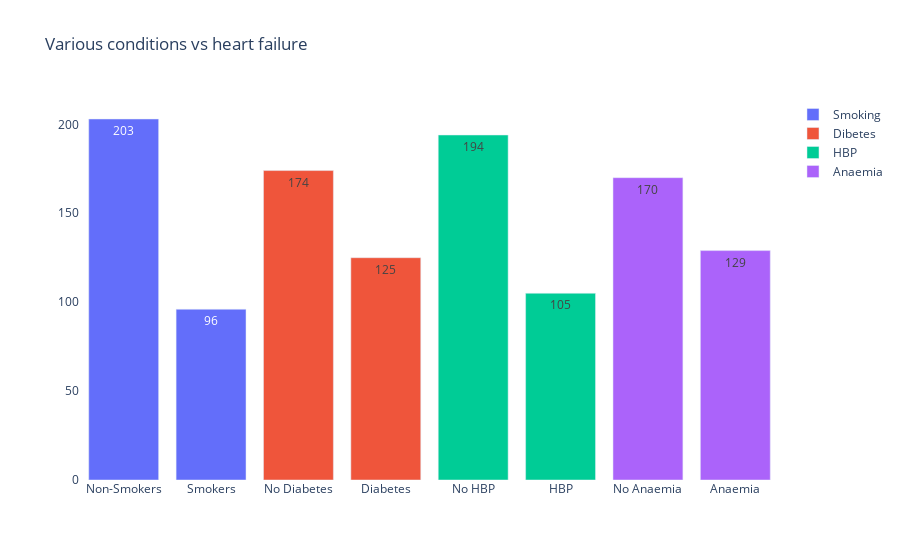

Notebook cell for this chart:
### Markdown cell above
Survival rate for smoker and non-smoker heart failure person age between 50 to 65 is high.
Surprisely, non-smoking fatalities are higher compared to smoking heart failure person (203 vs 96, about double)

### Code cell
label1 = ['Non-Smokers','Smokers']
sm_yes = med_data[med_data['smoking']==1]
sm_no = med_data[med_data['smoking']==0]
value1 = [len(sm_no), len(sm_yes)]

label2 = ['No Diabetes','Diabetes']
d_yes = med_data[med_data['diabetes']==1]
d_no = med_data[med_data['diabetes']==0]
value2 = [len(d_no), len(d_yes)]

label3 = ['No HBP','HBP']
hbp_yes = med_data[med_data['high_blood_pressure']==1]
hbp_no = med_data[med_data['high_blood_pressure']==0]
value3 = [len(hbp_no), len(hbp_yes)]

label4 = ['No Anaemia','Anaemia']
amia_yes = med_data[med_data['anaemia']==1]
amia_no = med_data[med_data['anaemia']==0]
value4 = [len(amia_no), len(amia_yes)]



fig_all = go.Figure()
fig_all.add_trace(go.Bar(y=value1,x = label1,text = value1, name = "Smoking"))
fig_all.add_trace(go.Bar(y=value2,x = label2,text = value2, name = "Dibetes"))
fig_all.add_trace(go.Bar(y=value3,x = label3,text = value3, name = "HBP"))
fig_all.add_trace(go.Bar(y=value4,x = label4,text = value4, name = "Anaemia"))    
fig_all.update_layout(
    title_text="Various conditions vs heart failure",plot_bgcolor = 'white')
fig_all.show()

### Figure 1 — Plotly figure (JSON) as saved in the notebook; plotly's stock layout.template omitted (floating-point values rounded to 4 significant figures)
{"data": [{"name": "Smoking", "text": ["203", "96"], "type": "bar", "x": ["Non-Smokers", "Smokers"], "y": [203, 96]}, {"name": "Dibetes", "text": ["174", "125"], "type": "bar", "x": ["No Diabetes", "Diabetes"], "y": [174, 125]}, {"name": "HBP", "text": ["194", "105"], "type": "bar", "x": ["No HBP", "HBP"], "y": [194, 105]}, {"name": "Anaemia", "text": ["170", "129"], "type": "bar", "x": ["No Anaemia", "Anaemia"], "y": [170, 129]}], "layout": {"plot_bgcolor": "white", "title": {"text": "Various conditions vs heart failure"}}}
